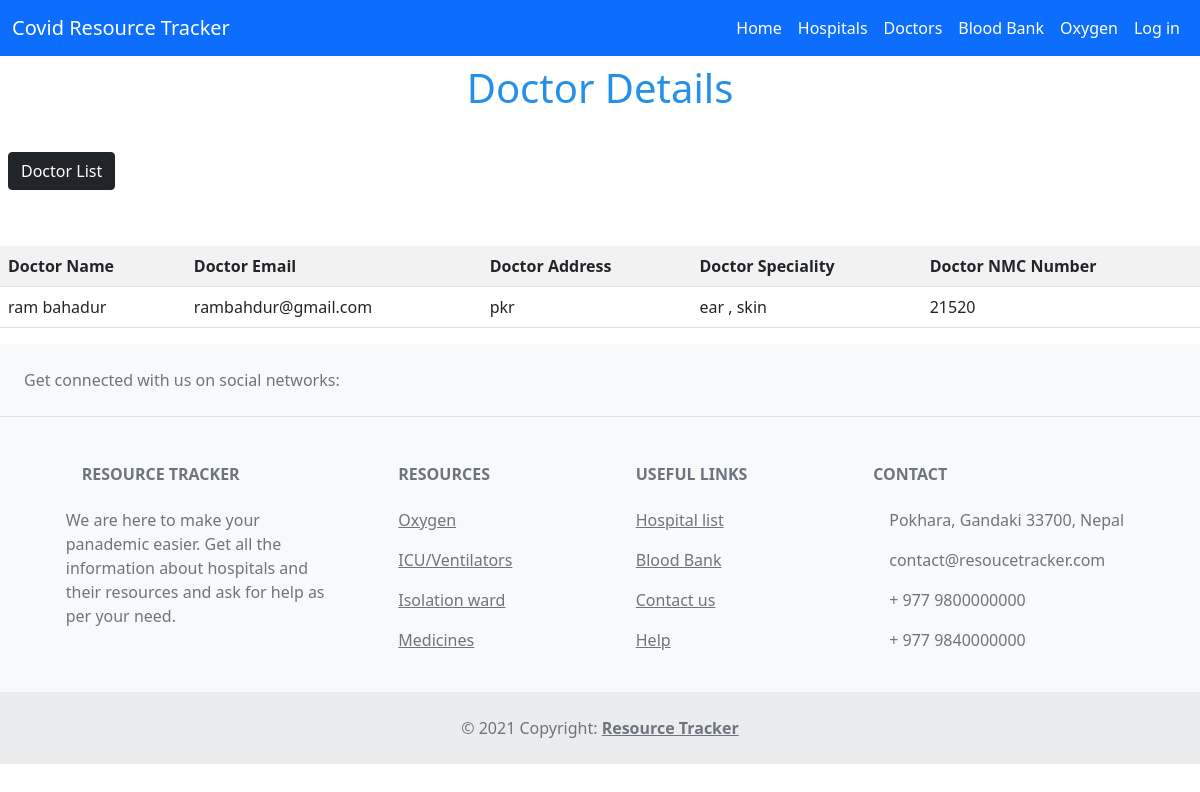
Screenshot of /doctor_detail/4/ with the database file from the repository.
### apps/models.py (models this page shows, shortened)
class Doctor(models.Model):
    hospital = models.ForeignKey(Hospital, on_delete=models.CASCADE)
    name = models.CharField(max_length=255)
    email = models.EmailField(unique=True, blank=True, null=True)
    address = models.CharField(max_length=255)
    speciality = models.TextField()
    nmc_no = models.CharField(max_length=10)
    doctor_image = models.ImageField(upload_to='doctor_image')

### apps/user_views.py (the view)
# urls.py: path('doctor_detail/<int:pk>/', doctor_detail, name='doctor_detail'),
def doctor_detail(request, pk):
    doctors = Doctor.objects.get(id=pk)
    context = {
        'doctors': doctors,
    }
    return render(request, 'user/doctor_detail.html', context)

### apps/templates/user/doctor_detail.html (shortened to what this page needs)
{% extends 'user_base.html' %}
{% block content %}
<h1 class="text-center my-2">Doctor Details</h1>
<br>
<a href="{% url 'doctor_list' %}" class="btn btn-dark my-2 ms-2 py-auto">Doctor List</a> <br>
<br>
<br>
<table class="table table-striped">
    <tr>
        <th>
            Doctor Name
        </th>
        <th>
            Doctor Email
        </th>
        <th>
            Doctor Address
        </th>
        <th>
            Doctor Speciality
        </th>
        <th>
            Doctor NMC Number
        </th>
    </tr>
    <tr>
        <td>
            {{ doctors.name }}
        </td>
        <td>
            {{ doctors.email }}
        </td>
        <td>
            {{ doctors.address }}
        </td>
        <td>
            {{ doctors.speciality }}
        </td>
        <td>
            {{ doctors.nmc_no }}
        </td>
    </tr>
</table>
{% endblock content %}

### static/css/user_base.css (style rules this page uses)
h1 { color:rgb(37, 144, 231); }

### rows the page displays
Doctor: name "ram bahadur", email "rambahdur@gmail.com", address "pkr", speciality "ear , skin", nmc_no "21520"
